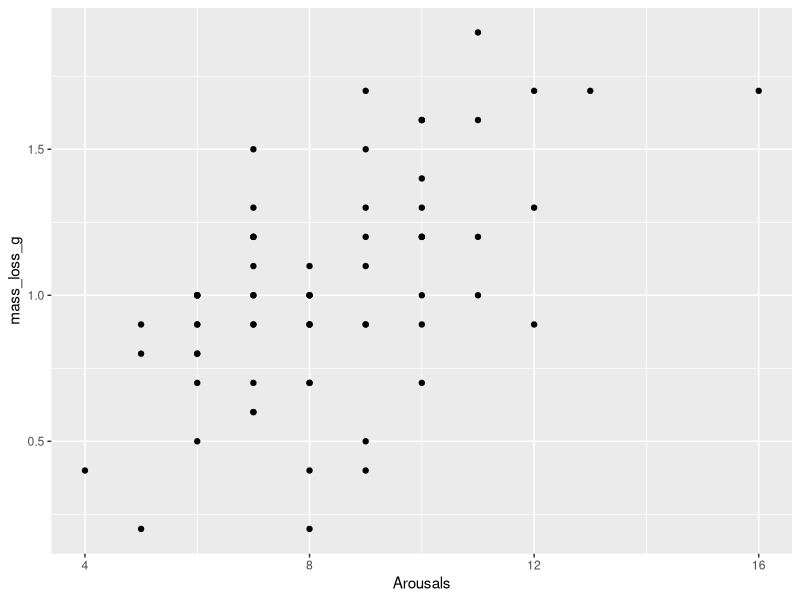
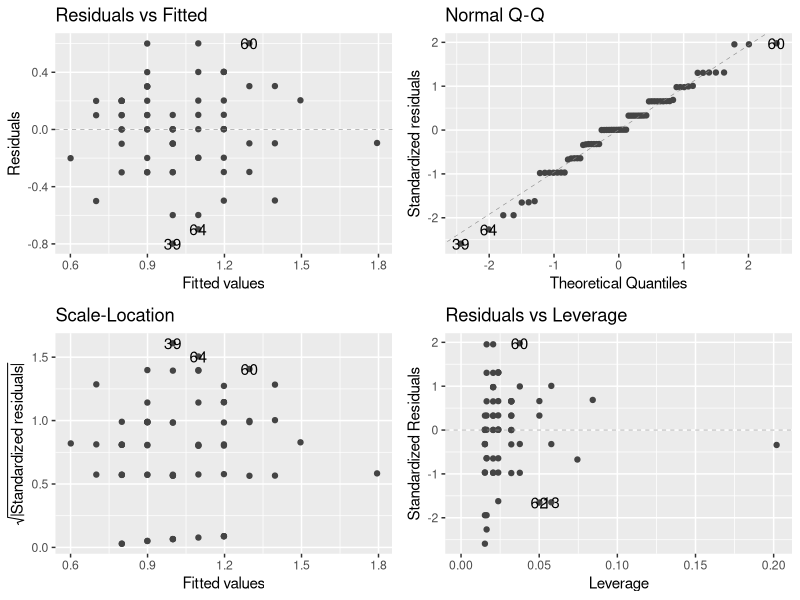

Source code (R) for these figures, in order: (Note: this script raises an error after producing the figures.)
## ---- chunk 1
rm(list=ls())
library(tidyverse)
library(here)
library(ggfortify)
## ---- chunk 2
bats <- read.csv(here("data", "tricolored_bat_hibernation.csv"))
glimpse(bats)
## ---- chunk 3
bats$Sex <- as.factor(bats$Sex)
bats$Chamber <- as.factor(bats$Chamber)
## ---- chunk 4
ggplot(bats, aes(x=Arousals, y = mass_loss_g)) +
  geom_point()
## ---- chunk 5
model_bats <- lm(mass_loss_g ~ Arousals, data = bats)
## ---- chunk 6
autoplot(model_bats, smooth.colour = NA)
## ---- chunk 7
#Bats that have more arousals will have significantly more mass loss (g)
## ---- chunk 8
summary(model_bats)
## ---- chunk 9
ggplot

ggplot(plant_gr, aes(x = soil.moisture.content,
y = plant.growth.rate)) +
geom_point() +
geom_smooth(method = 'lm') +
ylab("Plant Growth Rate (mm/week)") +
theme_bw()
